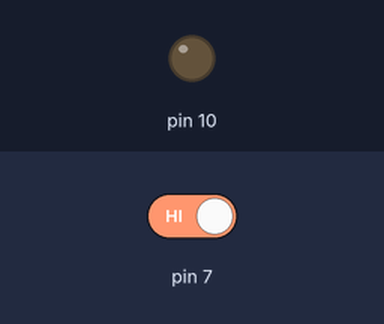
Bench run of a sketch on a simulated Arduino Uno, built with avr-gcc and run on an emulated ATmega328P. Parts: output pins drawn as LEDs (lit = HIGH). Dashed ring = blinking. The test bench sets the inputs (shaded band); at power-on: pin 7 HIGH.

Above: at 1.2 s.
1.3 s: pin 7 driven LOW
At 1.67 s:
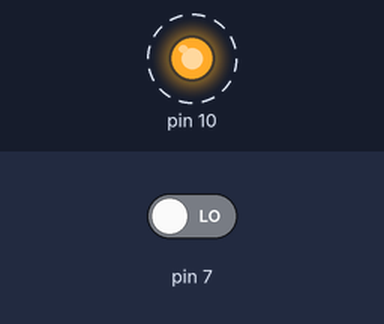
4.3 s: pin 7 driven HIGH
At 4.9 s:
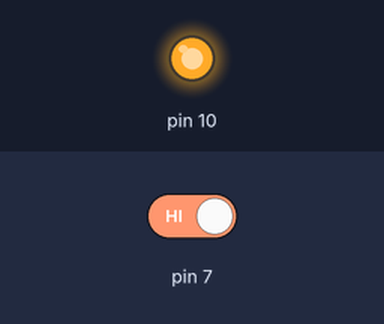
Timing chart, 0 to 7.3 s (numbered marks = the images above; inputs shaded):
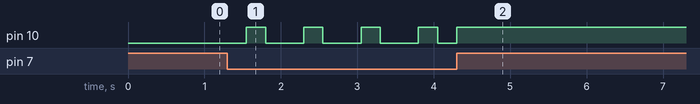

The sketch:

led_interfacing.ino
```cpp
void setup() {
  // put your setup code here, to run once:
pinMode(7,INPUT);
pinMode(10,OUTPUT);
}

void loop() {
  // put your main code here, to run repeatedly:

      if(digitalRead(7)==LOW)
{
    digitalWrite(10,LOW);
    delay(250);
    digitalWrite(10,HIGH);
       delay(250);

    digitalWrite(10,LOW);
    delay(250);
    digitalWrite(10,HIGH);

}
}
```

Measured:
- after the input at 1.3 s, pin 10: alternates HIGH for 0.25 s and LOW for 0.50 s, starting after 0.25 s
